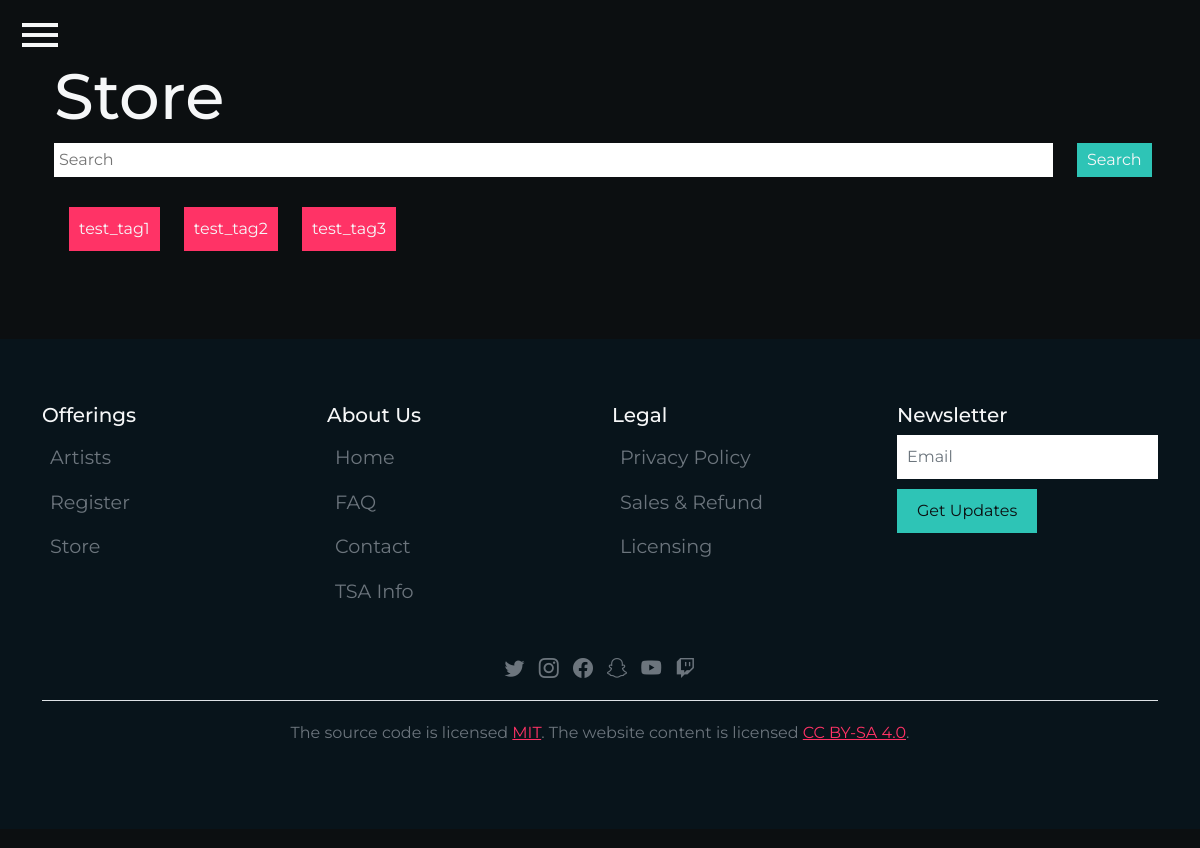
The page /store?tags=boymade on the database as committed earlier.
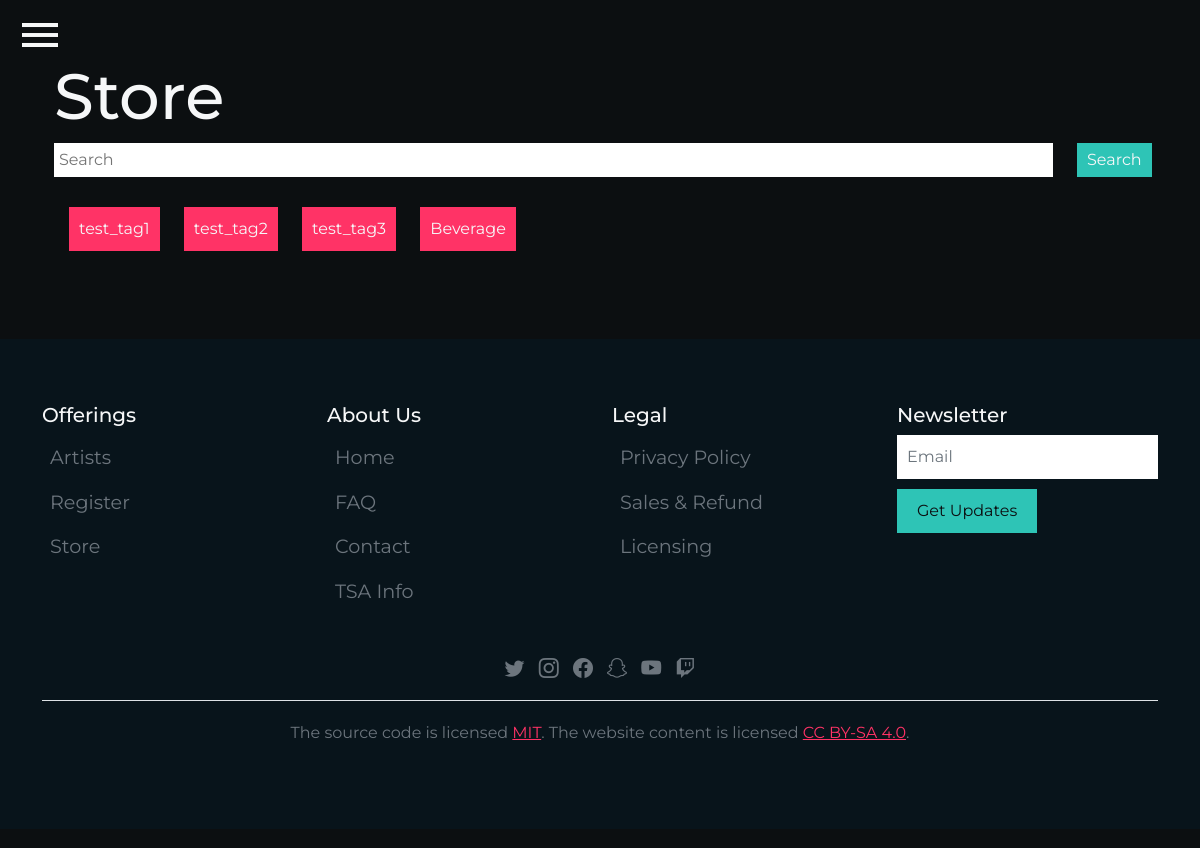
The same page on the database as committed later.
### app/models.py (models this page shows, shortened)
class Tag(db.Model):
    id = db.Column(db.Integer, primary_key=True)
    name = db.Column(db.String(20), nullable=False)

### app/views.py (the view)
@app.route('/store', methods=['GET', 'POST'])
@csrf.exempt
def store():
    newsletter_form = NewsletterForm()
    if newsletter_form.validate_on_submit():
        print(newsletter_form.email.data)
    search = request.args.get('search')
    if search == None or search == '':
        search_results = Item.query.all()
    else:
        search_results = Item.query.filter(Item.name.contains(search))
    tags = request.args.getlist('tags')
    tag_results = []
    for tag_name in tags:
        tags_obj = Tag.query.filter_by(name=tag_name).first()
        if tags_obj == None:
            continue
        mini_tag_results = Item.query.filter(Item.tags.contains(tags_obj))
        for r in mini_tag_results:
            if r not in tag_results:
                tag_results.append(r)
    if len(tags) == 0:
        tag_results = Item.query.all()
    query_results = list(set(search_results).intersection(tag_results))
    form = SearchStore()
    tags = Tag.query.all()
    return render_template('store.html', title='Store', query_results=query_results, form=form, tags=tags, newsletter_form=newsletter_form)

### app/forms.py
class NewsletterForm(FlaskForm):
    email = StringField('email', validators=[Email(), DataRequired()], id='newsletter-email-box')
    submit = SubmitField('Get Updates', id='newsletter-submit-box')

class SearchStore(FlaskForm):
    search = StringField('search', id='search-bar')

### app/templates/store.html (shortened to what this page needs)
{% extends 'base.html' %}
{% block head %}
<link rel="stylesheet" href="{{ url_for('static', filename='css/store.css') }}">
{% endblock %}
{% block content %}
<div class="container">
    <section class="container my-5">
        <h1>{{ title }}</h1>
        <form action="" method="get">
            <div class="row">
                <div class="col-11">{{ form.search(placeholder_="Search") }}</div>
                <div class="col-1"><input type="submit" value="Search" id="search-button"></div>
            </div>
            <div class="tags-select">
                {% for t in tags %}
                    <label for="tag-{{ t.name }}">{{ t.name }}</label>
                {% endfor %}
            </div>
        </form>
    </section>
</div>
{% endblock %}

Rows that differ between the two databases and show on the page:
added Tag: name "Beverage"
